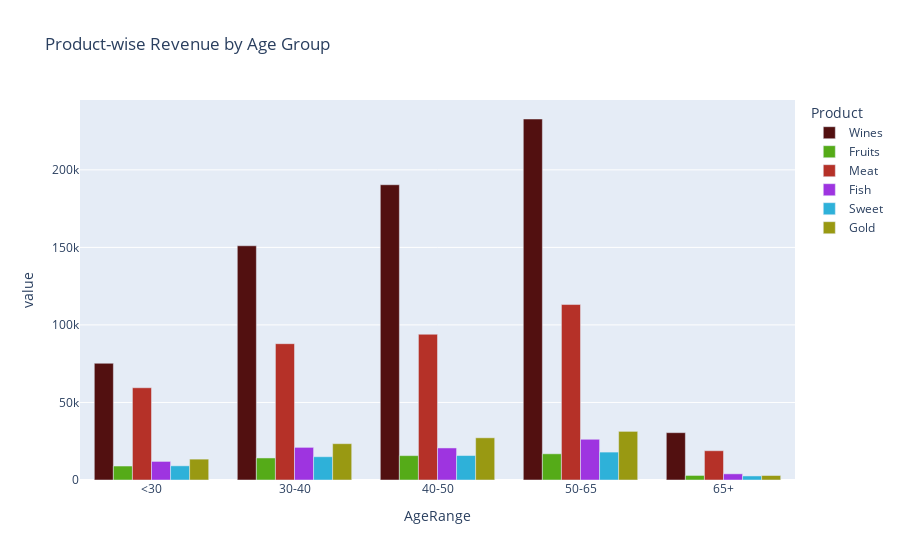

Notebook cell for this chart:
### Markdown cell above
Middle-aged customers (40+ years) form our largest buying group. This could be due to these customers being the primary breadwinners for the family.

### Code cell
color_sequence = ['#521010', '#55ab18', '#b53128', '#9e34e0', '#2eb1d9', '#999912']
fig = px.bar(grouped_df, x='AgeRange', y=['Wines', 'Fruits', 'Meat', 'Fish', 'Sweet', 'Gold'], barmode='group', title='Product-wise Revenue by Age Group', color_discrete_sequence=color_sequence)
fig.layout.legend.update(title='Product')
fig.show()

### Figure 1 — Plotly figure (JSON) as saved in the notebook; plotly's stock layout.template omitted (floating-point values rounded to 4 significant figures)
{"data": [{"alignmentgroup": "True", "hovertemplate": "variable=Wines<br>AgeRange=%{x}<br>value=%{y}<extra></extra>", "legendgroup": "Wines", "marker": {"color": "#521010", "pattern": {"shape": ""}}, "name": "Wines", "offsetgroup": "Wines", "orientation": "v", "showlegend": true, "textposition": "auto", "type": "bar", "x": ["<30", "30-40", "40-50", "50-65", "65+"], "xaxis": "x", "y": [75271, 151042, 190403, 232795, 30527], "yaxis": "y"}, {"alignmentgroup": "True", "hovertemplate": "variable=Fruits<br>AgeRange=%{x}<br>value=%{y}<extra></extra>", "legendgroup": "Fruits", "marker": {"color": "#55ab18", "pattern": {"shape": ""}}, "name": "Fruits", "offsetgroup": "Fruits", "orientation": "v", "showlegend": true, "textposition": "auto", "type": "bar", "x": ["<30", "30-40", "40-50", "50-65", "65+"], "xaxis": "x", "y": [9010, 14211, 15717, 16895, 2934], "yaxis": "y"}, {"alignmentgroup": "True", "hovertemplate": "variable=Meat<br>AgeRange=%{x}<br>value=%{y}<extra></extra>", "legendgroup": "Meat", "marker": {"color": "#b53128", "pattern": {"shape": ""}}, "name": "Meat", "offsetgroup": "Meat", "orientation": "v", "showlegend": true, "textposition": "auto", "type": "bar", "x": ["<30", "30-40", "40-50", "50-65", "65+"], "xaxis": "x", "y": [59483, 87903, 93979, 113145, 18883], "yaxis": "y"}, {"alignmentgroup": "True", "hovertemplate": "variable=Fish<br>AgeRange=%{x}<br>value=%{y}<extra></extra>", "legendgroup": "Fish", "marker": {"color": "#9e34e0", "pattern": {"shape": ""}}, "name": "Fish", "offsetgroup": "Fish", "orientation": "v", "showlegend": true, "textposition": "auto", "type": "bar", "x": ["<30", "30-40", "40-50", "50-65", "65+"], "xaxis": "x", "y": [11982, 21042, 20665, 26263, 3987], "yaxis": "y"}, {"alignmentgroup": "True", "hovertemplate": "variable=Sweet<br>AgeRange=%{x}<br>value=%{y}<extra></extra>", "legendgroup": "Sweet", "marker": {"color": "#2eb1d9", "pattern": {"shape": ""}}, "name": "Sweet", "offsetgroup": "Sweet", "orientation": "v", "showlegend": true, "textposition": "auto", "type": "bar", "x": ["<30", "30-40", "40-50", "50-65", "65+"], "xaxis": "x", "y": [9141, 15014, 15787, 18000, 2611], "yaxis": "y"}, {"alignmentgroup": "True", "hovertemplate": "variable=Gold<br>AgeRange=%{x}<br>value=%{y}<extra></extra>", "legendgroup": "Gold", "marker": {"color": "#999912", "pattern": {"shape": ""}}, "name": "Gold", "offsetgroup": "Gold", "orientation": "v", "showlegend": true, "textposition": "auto", "type": "bar", "x": ["<30", "30-40", "40-50", "50-65", "65+"], "xaxis": "x", "y": [13461, 23424, 27211, 31361, 2901], "yaxis": "y"}], "layout": {"barmode": "group", "legend": {"title": {"text": "Product"}, "tracegroupgap": 0}, "title": {"text": "Product-wise Revenue by Age Group"}, "xaxis": {"anchor": "y", "domain": [0, 1], "title": {"text": "AgeRange"}}, "yaxis": {"anchor": "x", "domain": [0, 1], "title": {"text": "value"}}}}
